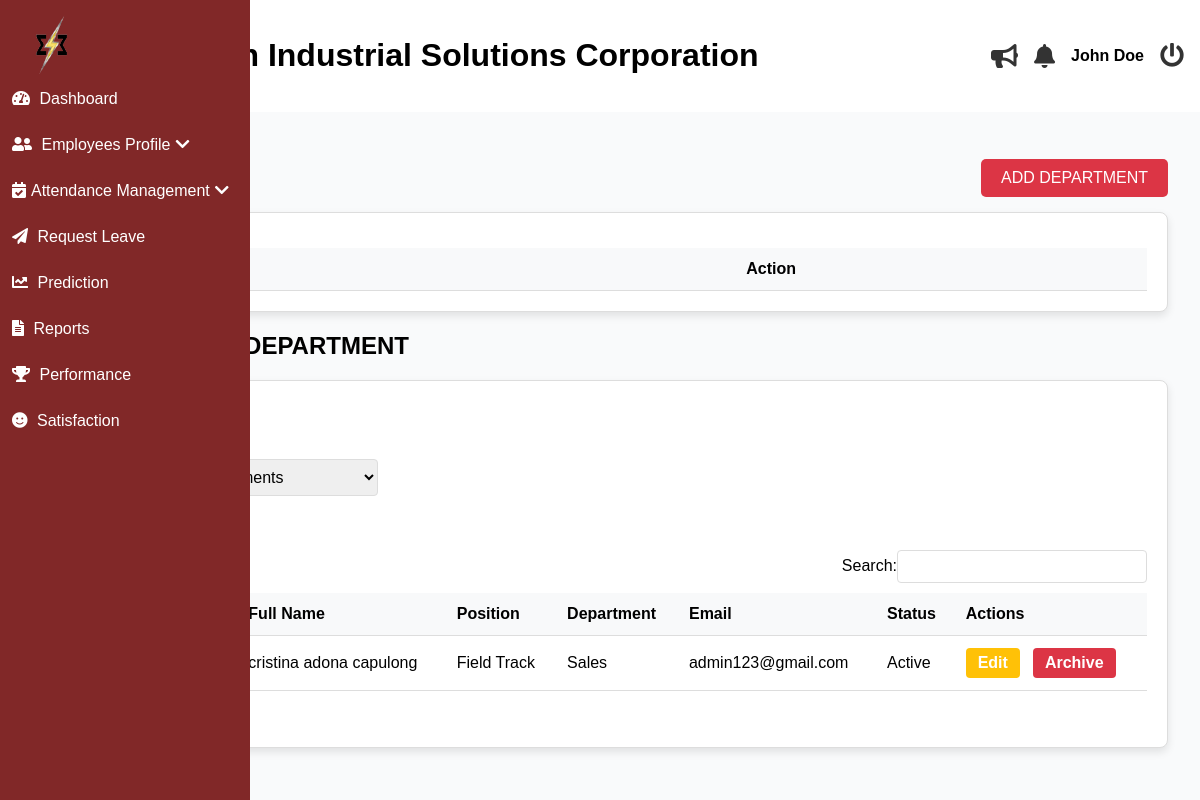
Before: /admin/department.php (signed in) with the older database file.
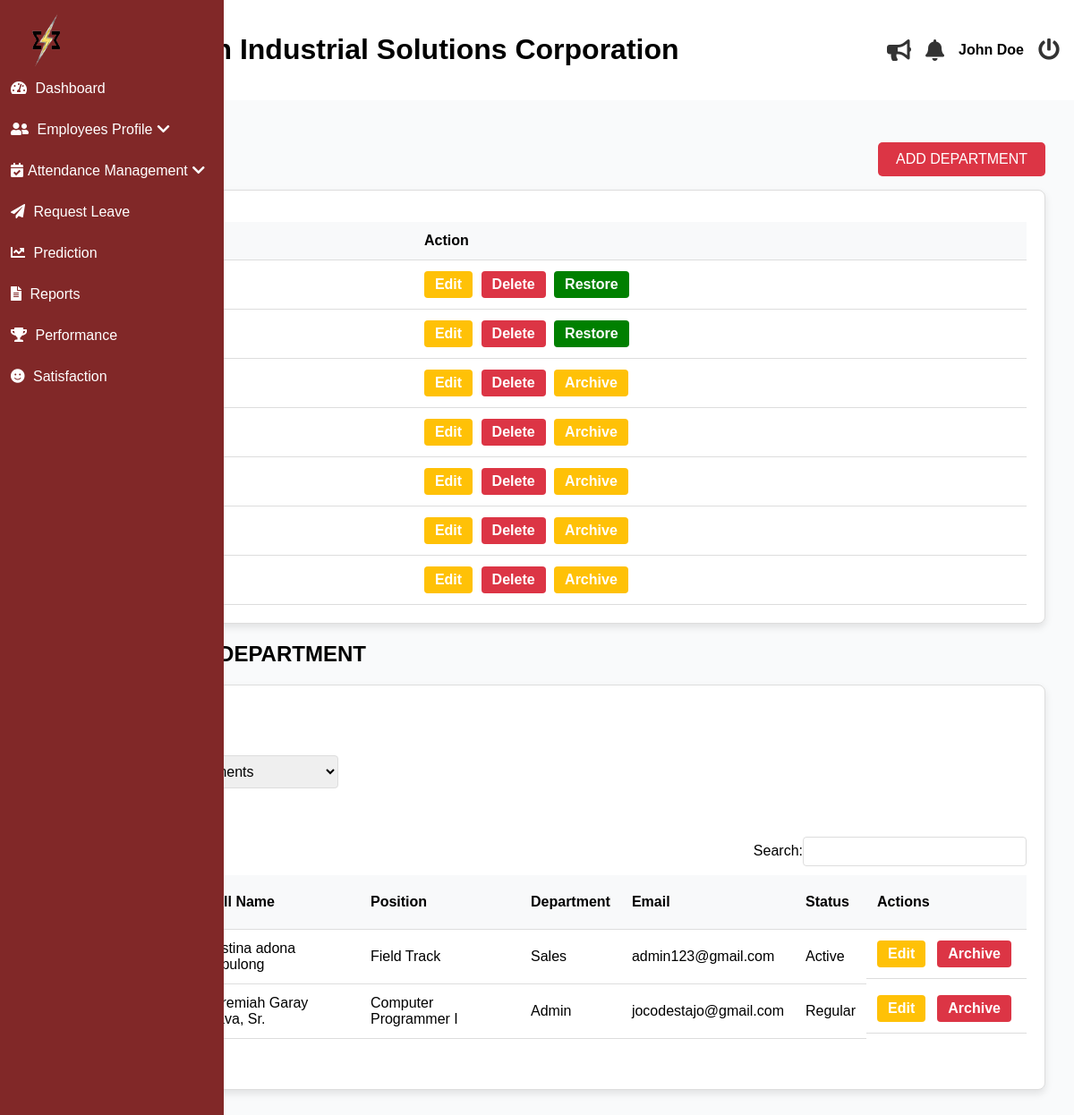
After: the same page with the newer database file.
### tables this page shows
CREATE TABLE `employees` (
  `id` int(11) NOT NULL,
  `last_name` varchar(255) NOT NULL,
  `first_name` varchar(255) NOT NULL,
  `middle_name` varchar(255) NOT NULL,
  `suffix` varchar(255) NOT NULL,
  `gender` varchar(32) NOT NULL,
  `email` varchar(100) NOT NULL,
  `position` varchar(255) NOT NULL,
  `hire_date` date NOT NULL,
  `department` varchar(255) NOT NULL,
  `employment_status` varchar(255) NOT NULL,
  `employee_id` int(20) NOT NULL,
  `user_type` int(11) NOT NULL DEFAULT 2 COMMENT '1=admin, 2=staff, 3=super admin',
  `password` varchar(255) NOT NULL,
  `e_status` int(11) NOT NULL DEFAULT 1,
  `date_of_birth` date DEFAULT NULL,
  `contact_number` varchar(20) DEFAULT NULL,
  `perma_address` text DEFAULT NULL,
  `civil_status` varchar(10) DEFAULT NULL,
  `sss_number` varchar(15) DEFAULT NULL,
  `philhealth_number` varchar(15) DEFAULT NULL,
  `pagibig_number` varchar(15) DEFAULT NULL,
  `tin_number` varchar(15) DEFAULT NULL,
  `emergency_contact_name` varchar(50) DEFAULT NULL,
  `emergency_contact_number` varchar(15) DEFAULT NULL,
  `educational_background` enum('High School Graduate','Vocational Graduate','College Undergraduate','College Graduate','Postgraduate') DEFAULT NULL,
  `skills` text DEFAULT NULL,
  `username` varchar(255) NOT NULL,
  `sick_leave` int(11) NOT NULL DEFAULT 0,
  `vacation_leave` int(11) NOT NULL DEFAULT 0,
  `maternity_leave` int(11) NOT NULL DEFAULT 0,
  `paternity_leave` int(11) NOT NULL DEFAULT 0,
  `medical` mediumblob DEFAULT NULL,
  `tor` mediumblob DEFAULT NULL,
  `nbi_clearance` mediumblob DEFAULT NULL,
  `resume` mediumblob DEFAULT NULL,
  `prc` mediumblob DEFAULT NULL,
  `others` mediumblob DEFAULT NULL,
  `is_archived` tinyint(1) DEFAULT 0
);

CREATE TABLE `departments` (
  `id` int(11) NOT NULL,
  `dept_name` varchar(50) NOT NULL,
  `is_archived` tinyint(1) NOT NULL
);

### admin/department.php (the view, shortened to what this page needs)
<?php
    $conn = mysqli_connect('localhost', 'root', '', 'esetech');
    $selected_dept = isset($_GET['department']) ? $_GET['department'] : '';
    $sql = "SELECT * FROM employees WHERE is_archived = 0";
    $sql .= " ORDER BY last_name ASC";
    $result = mysqli_query($conn, $sql);
    include('header.php');
?>
<?php include('includes/sideBar.php'); ?>
<main class="main-content">
    <section id="dashboard">
        <div class="department-and-button">
            <h2 class="text-2xl font-bold mb-6">DEPARTMENTS</h2>
            <a href="#" id="add-dept-btn" class="btn btn-danger">ADD DEPARTMENT</a>
        </div>
        <div class="card">
        <table>
            <thead>
                <tr>
                    <th>Departments</th>
                    <th>Action</th>
                </tr>
            </thead>
            <tbody>
                <?php
                    $deptSql = "SELECT * FROM departments ORDER BY dept_name ASC";
                    $deptResult = mysqli_query($conn, $deptSql);
                    if ($deptResult) {
                        while ($row = mysqli_fetch_assoc($deptResult)) {
                ?>
                <tr>
                    <td><?php echo $row['dept_name']; ?></td>
                    <td class="action-buttons">
                        <form method="POST" style="display:inline;">
                            <?php echo $row['is_archived'] == 0
                            ? "<button name='edit_dept' class='btn btn-warning'>Edit</button>
                                <button name='delete_dept' class='btn btn-danger' onclick='return confirm(\"Are you sure you want to delete this department?\");'>Delete</button>
                                <button name='archive_name' class='btn btn-warning'>Archive</button>"
                            : "<button name='edit_dept' class='btn btn-warning'>Edit</button>
                                <button name='delete_dept' class='btn btn-danger' onclick='return confirm(\"Are you sure you want to delete this department?\");'>Delete</button>
                                <button name='restore_name' class='btn btn-restore'>Restore</button>";
                        ?>
                        </form>
                    </td>
                </tr>
                <?php
                        }
                    }
                ?>
            </tbody>
        </table>
    </div>
        <h2 class="text-2xl font-bold mb-6">EMPLOYEES PER DEPARTMENT</h2>
        <div class="card">
            <div class="card-header">
                <h3><?php echo empty($selected_dept) ? 'All Employees' : $selected_dept . ' Department Employees'; ?></h3>
                <form method="GET" class="form-inline justify-content-between align-items-center">
                        <label for="department">Filter by Department:</label>
                        <select name="department" class="form-control" onchange="this.form.submit()">
                            <option value="">All Departments</option>
                        </select>
                </form>
            </div>
            <div class="card-body">
                <table id="myTable" class="employee-table">
                    <thead>
                        <tr>
                            <th>No.</th>
                            <th>Employee ID</th>
                            <th>Full Name</th>
                            <th>Position</th>
                            <th>Department</th>
                            <th>Email</th>
                            <th>Status</th>
                            <th>Actions</th>
                        </tr>
                    </thead>
                    <tbody>
                        <?php
                            $counter = 1;
                            while ($employee = mysqli_fetch_assoc($result)):
                        ?>
                            <tr>
                                <td><?php echo $counter++; ?></td>
                                <td class="employee_id_display"><?php echo $employee['employee_id']; ?></td>
                                <td>
                                    <?php
                                        $full_name = trim($employee['first_name'] . ' ' . $employee['middle_name'] . ' ' . $employee['last_name']);
                                        if (!empty($employee['suffix'])) {
                                            $full_name .= ', ' . $employee['suffix'];
                                        }
                                        echo $full_name;
                                    ?>
                                </td>
                                <td><?php echo $employee['position']; ?></td>
                                <td><?php echo $employee['department']; ?></td>
                                <td><?php echo $employee['email']; ?></td>
                                <td><?php echo $employee['employment_status']; ?></td>
                                <td class="action-buttons">
                                    <a href="./edit_employee?id=<?php echo $employee['id']; ?>" class="btn btn-warning">Edit</a>
                                    <a href="?delete_id=<?php echo $employee['id']; ?>" class="btn btn-danger"
                                       onclick="return confirm('Are you sure you want to Archive this employee?');">Archive</a>
                                </td>
                            </tr>
                        <?php endwhile; ?>
                    </tbody>
                </table>
            </div>
        </div>
    </section>
</main>
<?php include('footer.php'); ?>

### admin/header.php (shortened to what this page needs)
<!DOCTYPE html>
<html lang="en">
<head>
    <link rel="stylesheet" href="css/styles.css">
    <link rel="stylesheet" href="https://cdnjs.cloudflare.com/ajax/libs/font-awesome/5.15.4/css/all.min.css">
</head>
<body>
<header>
    <div class="logo">
        <h1>ESE-Tech Industrial Solutions Corporation</h1>
    </div>
    <div class="header-right">
        <i class="fas fa-bullhorn"></i>
        <i class="fas fa-bell"></i>
        <div class="profile">
            <strong>
                <?php echo isset($_SESSION['fullname']) ? htmlspecialchars($_SESSION['fullname']) : 'Guest'; ?>
            </strong>
        </div>
        <a href="./logout" class="logout-button">
            <i class="fas fa-power-off"></i>
        </a>
    </div>
</header>
<div class="container">

### admin/includes/sideBar.php (shortened to what this page needs)
<nav class="sidebar">
    <div class="sidebar-content">
        <div class="logo">
            <img src="images/logo1.png" alt="ESE-Tech Logo">
        </div>
        <ul>
            <li><a href="./dashboard"><i class="fas fa-tachometer-alt"></i> Dashboard</a></li>
            <li class="dropdown">
                <a href="javascript:void(0);" class="dropdown-toggle">
                    <i class="fas fa-user-friends"></i> Employees Profile<i class="fas fa-chevron-down toggle-icon"></i>
                </a>
            </li>
            <li class="dropdown">
                <a href="javascript:void(0);" class="dropdown-toggle">
                    <i class="fas fa-calendar-check"></i>Attendance Management<i class="fas fa-chevron-down toggle-icon"></i>
                </a>
            </li>
            <li><a href="./leave"><i class="fas fa-paper-plane"></i> Request Leave</a></li>
            <li><a href="./predict"><i class="fas fa-chart-line"></i> Prediction</a></li>
            <li><a href="./reports"><i class="fas fa-file-alt"></i> Reports</a></li>
            <li><a href="./performance-evaluation"><i class="fas fa-trophy"></i> Performance</a></li>
            <li><a href="./satisfaction"><i class="fas fa-smile"></i> Satisfaction</a></li>
        </ul>
    </div>
</nav>

### admin/footer.php
</div>
</body>
</html>

### admin/css/styles.css (style rules this page uses)
* { text-decoration: none; }
body { font-family: Arial, sans-serif; margin: 0; padding: 0; background-color: #f0f0f0; }
header { background-color: #fff; padding: 1rem; display: flex; justify-content: space-between; align-items: center; box-shadow: 0 2px 5px rgba(0, 0, 0, 0.1); }
.main-content { flex-grow: 1; padding: 2rem; background-color: #f9fafb; }
.card { border: 1px solid #ddd; border-radius: 8px; margin-bottom: 20px; padding: 20px; background-color: #fff; box-shadow: 0 4px 8px rgba(0, 0, 0, 0.1); }
.card-header h3 { font-size: 20px; font-weight: bold; margin-bottom: 15px; }
.form-control, select, textarea { width: 100%; padding: 10px; border-radius: 5px; border: 1px solid #ccc; box-sizing: border-box; }
table { width: 100%; border-collapse: collapse; margin-top: 15px; }
table th, table td { padding: 12px; border-bottom: 1px solid #ddd; text-align: left; }
table th { background-color: #f8f9fa; font-weight: bold; }
.action-buttons .btn { padding: 6px 12px; border-radius: 4px; color: #fff; background-color: #007bff; text-decoration: none; font-weight: bold; margin-right: 5px; }
.btn-restore { background-color: green !important; }
.btn-warning { background-color: #ffc107 !important; }
.btn-danger { background-color: #dc3545 !important; }
form[method="GET"] { display: flex; justify-content: flex-end; margin-bottom: 15px; }
.form-control, .form-control:focus, select.form-control, textarea.form-control { width: 100%; font-size: 1rem; border: 1px solid #ddd; border-radius: 4px; }
select.form-control, textarea.form-control { resize: vertical; }
.form-control { width: 100%; padding: 0.5rem 0.75rem; border: 1px solid #d1d5db; border-radius: 0.375rem; font-size: 0.875rem; transition: border-color 0.15s ease-in-out; }
.btn { padding: 10px 20px; font-size: 16px; border: none; cursor: pointer; border-radius: 5px; }
.btn-danger { background-color: #dc3545; color: #fff; transition: background-color 0.3s; }
.action-buttons { display: flex; gap: 0.5rem; }
.header-right { display: flex; align-items: center; gap: 1rem; }
.header-right i { font-size: 1.5rem; color: #333; cursor: pointer; }
.header-right .profile { display: flex; align-items: center; cursor: pointer; }
.logo { display: flex; align-items: center; }
.logo img { width: 80px; margin-right: 1rem; }
.container { display: flex; }
.sidebar { position: fixed; top: 0; left: 0; height: 100%; width: 250px; background-color: #812828; color: #fff; overflow-x: hidden; transform: translateX(-250px); transition: transform 0.3s ease-in-out; z-index: 1000; }
.sidebar-content { padding: 12px; }
.sidebar ul { list-style: none; color: #fff; text-decoration: none; margin: 0; padding: 0; }
.sidebar ul li a { text-decoration: none; color: white; padding: 14px 0; display: block; transition: background-color 0.3s ease; }
.sidebar ul li i { margin-right: 5px; }
.sidebar ul li .fa-chevron-down { margin-right: 0; margin-left: 5px; }
.card-header { display: flex; flex-direction: column; justify-content: space-between; align-items: start; }
.performance-and-button, .department-and-button { display: flex; align-items: center; justify-content: space-between; }

Changed rows visible on the page:
added departments: is_archived "Edit"
added departments: is_archived "Edit"
added departments: is_archived "Edit"
added departments: is_archived "Edit"
added departments: is_archived "Edit"
added departments: is_archived "Edit"
added departments: is_archived "Edit"
added employees: full_name "Jeremiah Garay Nava, Sr.", position "Computer Programmer I", department "Admin", email "jocodestajo@gmail.com", employment_status "Regular"
